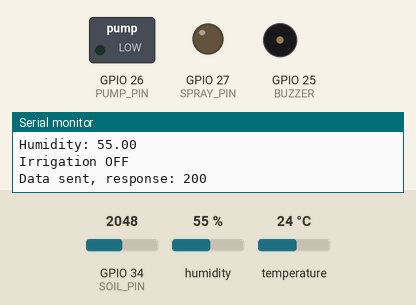
Bench run of a sketch on a simulated ESP32. Parts: switched loads named in the sketch (green lamp = pin HIGH), output pins drawn as LEDs (lit = HIGH), buzzer (waves = sounding, pin HIGH), the last lines printed to the serial monitor. Inputs (shaded band) come from the test bench; at power-on: GPIO 34 (SOIL_PIN) = 2048, humidity 55 %, temperature 24 °C. WiFi joins after 1.5 s; servers stay silent unless stated; uploads are accepted with an empty reply.

Above: at 2.7 s.
2.8 s: GPIO 34 (SOIL_PIN) set to 2459
8.6 s: GPIO 34 (SOIL_PIN) set to 2573
At 13.0 s:
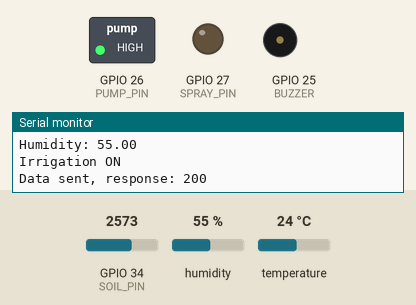
14.4 s: GPIO 34 (SOIL_PIN) set to 2460
At 18.5 s:
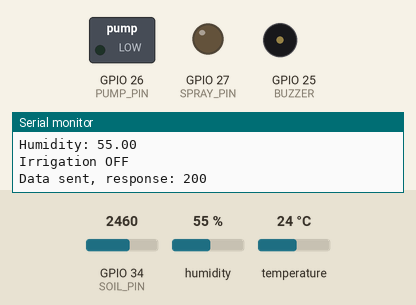
20.2 s: GPIO 34 (SOIL_PIN) set to 2540
At 22.7 s:
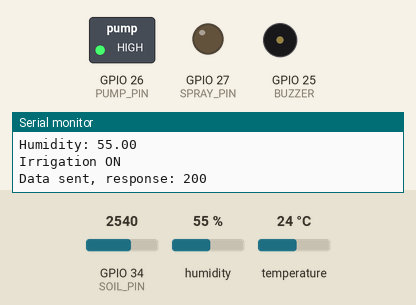
Timing chart, 0 to 24.2 s (numbered marks = the images above; inputs shaded):
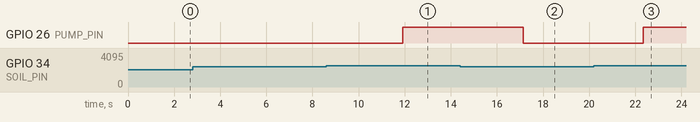

Measured:
- the behaviour switches between 2500 and 2501 on GPIO 34 (SOIL_PIN) (found by bisection; images 0 and 1)
- after the input at 8.6 s, GPIO 26 (PUMP_PIN): LOW → HIGH after 3.3 s
- after the input at 14.4 s, GPIO 26 (PUMP_PIN): HIGH → LOW after 2.7 s
- after the input at 20.2 s, GPIO 26 (PUMP_PIN): LOW → HIGH after 2.1 s

The sketch:

ESP32-CAM_FULL_CODE.ino
```cpp
#include <WiFi.h>
#include <HTTPClient.h>
#include <DHT.h>

// ================== WIFI ==================
const char* ssid = "YOUR_WIFI_NAME";
const char* password = "YOUR_WIFI_PASSWORD";

// ================== SENSORS ==================
#define SOIL_PIN 34
#define DHT_PIN 4
#define DHTTYPE DHT22
DHT dht(DHT_PIN, DHTTYPE);

// ================== ACTUATORS ==================
#define PUMP_PIN 26
#define SPRAY_PIN 27
#define BUZZER 25

// ================== FUTURE GPS (READY) ==================
// GPS module will be added in future
float latitude = 0.0;
float longitude = 0.0;

// ================== DATA ==================
int soilValue;
float temperature;
float humidity;

// ================== SETUP ==================
void setup() {
  Serial.begin(115200);

  pinMode(PUMP_PIN, OUTPUT);
  pinMode(SPRAY_PIN, OUTPUT);
  pinMode(BUZZER, OUTPUT);

  dht.begin();

  digitalWrite(PUMP_PIN, LOW);
  digitalWrite(SPRAY_PIN, LOW);

  // WiFi connection
  WiFi.begin(ssid, password);
  Serial.print("Connecting to WiFi");
  while (WiFi.status() != WL_CONNECTED) {
    delay(500);
    Serial.print(".");
  }
  Serial.println("\nWiFi Connected!");
}

// ================== LOOP ==================
void loop() {
  readSensors();
  smartIrrigation();
  sendDataToFarmer();

  delay(5000); // every 5 seconds
}

// ================== FUNCTIONS ==================
void readSensors() {
  soilValue = analogRead(SOIL_PIN);
  temperature = dht.readTemperature();
  humidity = dht.readHumidity();

  Serial.println("---- SENSOR DATA ----");
  Serial.print("Soil Moisture: ");
  Serial.println(soilValue);
  Serial.print("Temperature: ");
  Serial.println(temperature);
  Serial.print("Humidity: ");
  Serial.println(humidity);
}

void smartIrrigation() {
  if (soilValue > 2500) {  // DRY SOIL
    digitalWrite(PUMP_PIN, HIGH);
    Serial.println("Irrigation ON");
  } else {
    digitalWrite(PUMP_PIN, LOW);
    Serial.println("Irrigation OFF");
  }
}

// ================== SEND DATA ==================
void sendDataToFarmer() {
  if (WiFi.status() == WL_CONNECTED) {
    HTTPClient http;

    // Example API (later your app / Firebase)
    http.begin("https://example.com/api/robot-data");

    http.addHeader("Content-Type", "application/json");

    String payload = "{";
    payload += "\"soil\":" + String(soilValue) + ",";
    payload += "\"temperature\":" + String(temperature) + ",";
    payload += "\"humidity\":" + String(humidity) + ",";
    payload += "\"lat\":" + String(latitude) + ",";
    payload += "\"lng\":" + String(longitude);
    payload += "}";

    int httpResponseCode = http.POST(payload);

    Serial.print("Data sent, response: ");
    Serial.println(httpResponseCode);

    http.end();
  }
}
```
